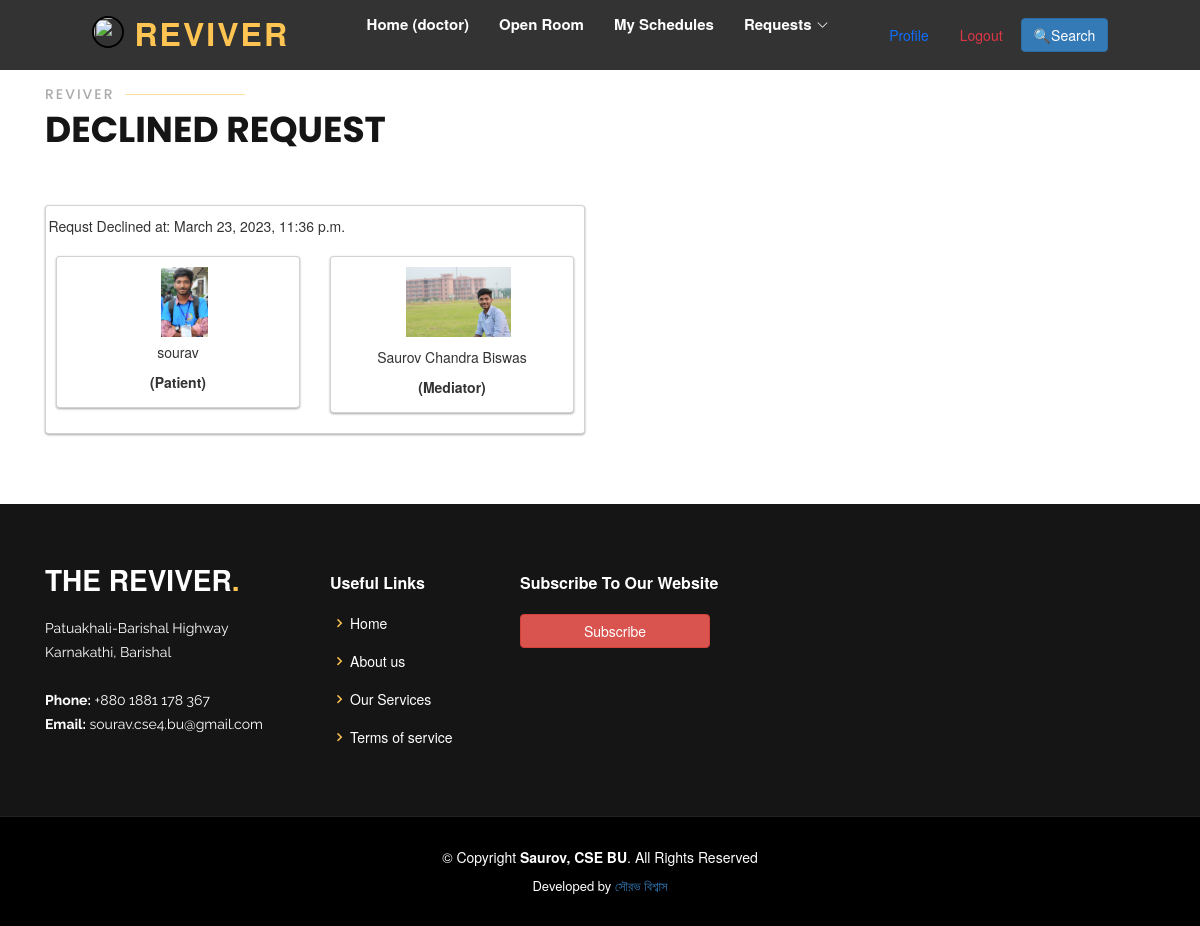
Page /doctor/doctor_declined/ (signed in) on the committed database.
### user/models.py (models this page shows, shortened)
class Patient(models.Model):
    gender_choice = (
            ('female', 'Female'),
            ('male', 'Male'),
            ('other', 'Other'),
        )
    user_profile = models.ForeignKey(UserProfile, on_delete = models.CASCADE)
    diagnosis = models.TextField(blank = True, null = True)
    name = models.CharField(max_length= 30, blank = True, null = True)
    age = models.IntegerField(blank = True, null = True)
    gender = models.CharField(max_length=30, blank=True, null=True, choices=gender_choice)
    image = models.ImageField(upload_to="images/",  blank=True, null = True)
    created_at = models.DateTimeField(default=get_current_time(), blank = True, null = True)
    def __init__(self, *args, **kwargs):
        user_profile = kwargs.pop('user_profile', None)
        super().__init__(*args, **kwargs)
        if user_profile:
            self.instance.user_profile = user_profile

class Userdata(models.Model):
    gender_choice = (
            ('male', 'male'),
            ('female', 'female'),
            ('other', 'other'),
        )
    user_profile = models.ForeignKey(UserProfile, on_delete=models.CASCADE, related_name='user_data', default = None)
    name = models.CharField(max_length = 190, null = True, blank = True)
    dob = models.DateField(null = True, blank = True)
    occupation = models.CharField(max_length = 200, null = True, blank = True)
    monthly_income = models.IntegerField(null = True, blank = True)
    address = models.CharField(max_length = 300, null = True, blank = True)
    NID = models.CharField(max_length = 20, unique = True, null = True, blank = True)
    image = models.ImageField(upload_to="images/",  blank=True)
    gender = models.CharField(max_length=30, blank=True, null=True, choices=gender_choice)
    bio = models.TextField(null = True, blank = True)
    oldpassword = models.CharField(max_length=128, null = True, blank = True)
    newpassword = models.CharField(max_length=18, null = True, blank = True)
    confirmpassword = models.CharField(max_length=18, null = True, blank = True)
    active_time_start = models.TimeField(null = True, blank = True)
    active_time_end = models.TimeField(null = True, blank = True)
    active_day = models.DateField(blank = True, null = True)
    subscribe = models.DateField(blank = True, null = True)
    meeting_count = models.IntegerField(blank = True, null = True, default=0)
    is_sub = models.BooleanField(default=False)
    def image_tag(self):
        if self.image:
            return mark_safe('<img src="{}" height="70" width="60" />'.format(self.image.url))
    image_tag.short_description = 'Image'

### doctor/views.py (the view)
# urls.py: path('doctor_declined/', views.doctor_declined, name = 'doctor_declined'),
def doctor_declined(request):
    context = {}
    if not request.user.is_authenticated:
        return redirect('signin')
    user_profile = UserProfile.objects.get(user=request.user)
    context['user_profile'] = user_profile
    if user_profile is not None:
        user_profile.last_seen = timezone.now()
        user_profile.save()
    data = Emgergency.objects.filter(doctor_profile = user_profile, status='Declined')
    datas = []
    for ds in data:
        lst = []
        dd = ds.patient_profile
        dd.created_at = ds.reqdatetime
        print (dd.created_at)
        lst.append(dd)
        user_data = Userdata.objects.get(user_profile=ds.user_profile)
        lst.append(user_data)
        datas.append(lst)
    context['resultset'] = datas
    return render(request, 'doctor/declined.html', context)

### templates/doctor/declined.html (shortened to what this page needs)
{% extends 'user/base.html' %}
{% load static %}
{% block addhead %}
<link rel="stylesheet" href="https://maxcdn.bootstrapcdn.com/bootstrap/3.4.1/css/bootstrap.min.css">
{% endblock %}
{% block body %}
<div class="section-title mt-5">
    <h2>Reviver</h2>
    <p>Declined Request</p>
</div>
<div class="row">
    {% for ds in resultset %}
    <div class="col-md-6">
        <div class="card">
            <div class="card-body">
                <div class="row">
                    {% for data in ds %}
                    {% if forloop.counter == 1 %}
                    <p> Requst Declined at: {{ data.created_at }} </p>
                    <div class="col-md-6">
                        <div class="card">
                            <div class="card-body">
                                <div class="image">
                                    <img src="{{ data.image.url }}" alt="no image found" style="width: 235px; height: 70px; object-fit: contain; object-position: center;">
                                </div>
                                <div class="card-inner text-center">
                                    <div class="header">
                                        <div class="row">
                                            <p class = "sm mt-2"> {{ data.name }}</p>
                                            <h7 class="fw-bold">(Patient)</h7>
                                        </div>
                                    </div>
                                </div>
                            </div>
                        </div>
                    </div>
                    {% else %}
                    <div class="col-md-6">
                        <div class="card">
                            <div class="card-body">
                                <div class="image">
                                    <img src="{{ data.image.url }}" alt="no image found" style="width: 235px; height: 70px; object-fit: contain; object-position: center;">
                                </div>
                                <div class="card-inner text-center mt-2">
                                    <div class="header">
                                        <div class="row">
                                            <p class = "sm mt-2"> {{ data.name }}</p>
                                            <h7 class="fw-bold">(Mediator)</h7>
                                                                              </div>
                                    </div>
                                </div>
                            </div>
                        </div>
                    </div>
                    {% endif %}
                    {% endfor %}
                </div>
            </div>
        </div>
    </div>
    {% endfor %}
</div>
{% endblock %}

### static/assets/css/style.css (style rules this page uses)
body { font-family: "Open Sans", sans-serif; color: #444444; }
h1, h2, h3, h4, h5, h6 { font-family: "Raleway", sans-serif; }
.section-title { padding-bottom: 40px; }
.section-title h2 { font-size: 14px; font-weight: 500; padding: 0; line-height: 1px; margin: 0 0 5px 0; letter-spacing: 2px; text-transform: uppercase; color: #aaaaaa; font-family: "Poppins", sans-serif; }
.section-title h2::after { content: ""; width: 120px; height: 1px; display: inline-block; background: #ffde9e; margin: 4px 10px; }
.section-title p { margin: 0; margin: 0; font-size: 36px; font-weight: 700; text-transform: uppercase; font-family: "Poppins", sans-serif; color: #151515; }

### templates/doctor/declined.html (style rules this page uses)
body { background: #eeeded; }
.card { box-shadow: 0 1px 3px rgba(0, 0, 0, 0.12), 0 1px 2px rgba(0, 0, 0, 0.24); transition: all 0.2s ease-in-out; box-sizing: border-box; margin-top: 10px; margin-bottom: 10px; background-color: #FFF; }
.card .header { margin-bottom: 5px; }
.card img { width: 100%; }

### rows in the picture
Patient: created_at "March 23, 2023, 11:36 p.m.", image (picture), name "sourav"
Userdata: image (picture), name "Saurov Chandra Biswas"
